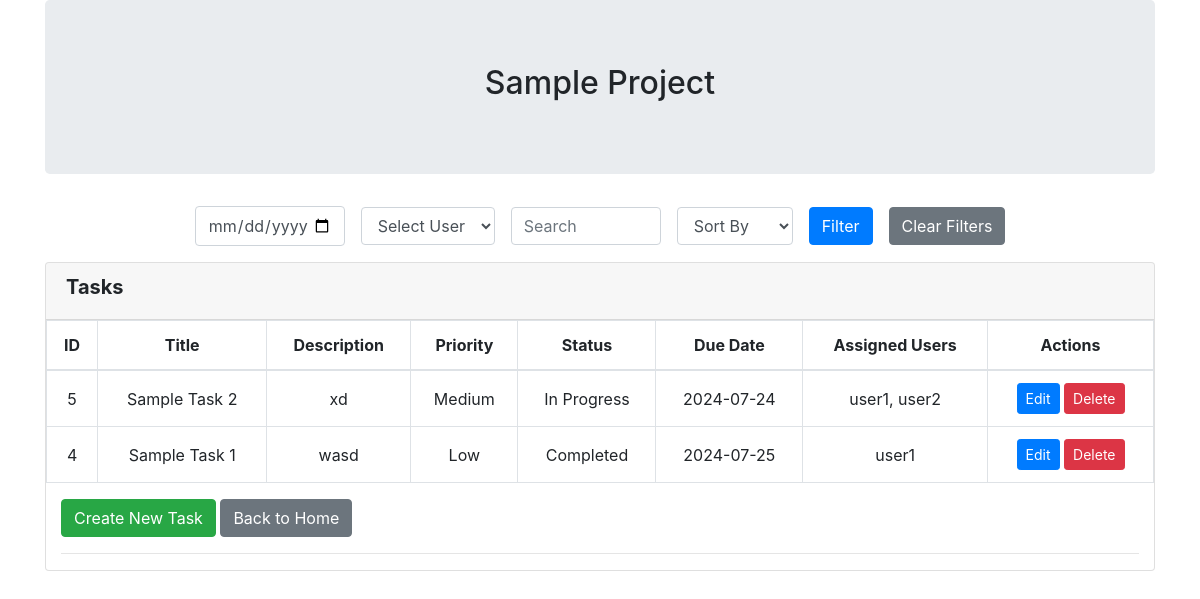
Screenshot of /view_project.php?project_id=1 (signed in) with the database file from the repository.
### tables this page shows
CREATE TABLE `projects` (
  `project_id` int(11) NOT NULL,
  `user_id` int(11) NOT NULL,
  `name` varchar(255) NOT NULL,
  `status` enum('Not Started','In Progress','Completed') NOT NULL,
  `created_at` timestamp NOT NULL DEFAULT current_timestamp(),
  `start_date` date NOT NULL,
  `end_date` date NOT NULL
);

CREATE TABLE `tasks` (
  `task_id` int(11) NOT NULL,
  `project_id` int(11) NOT NULL,
  `title` varchar(255) NOT NULL,
  `description` text NOT NULL,
  `priority` enum('Low','Medium','High') NOT NULL,
  `status` enum('Not Started','In Progress','Completed') DEFAULT 'Not Started',
  `due_date` date NOT NULL,
  `created_at` timestamp NOT NULL DEFAULT current_timestamp()
);

### view_project.php (the view, shortened to what this page needs)
<?php
require_once "db_connect.php";
$project = null;
$result_tasks = null;
if (isset($_GET['project_id'])) {
    $project_id = $_GET['project_id'];
    $stmt = $conn->prepare("SELECT * FROM projects WHERE project_id = ?");
    $stmt->bind_param("i", $project_id);
    $stmt->execute();
    $result_project = $stmt->get_result();
    if ($result_project->num_rows > 0) {
        $project = $result_project->fetch_assoc();
        $due_date = $_GET['due_date'] ?? '';
        $search = $_GET['search'] ?? '';
        $sort_by = $_GET['sort_by'] ?? '';
        $query = "SELECT tasks.*, GROUP_CONCAT(users.username SEPARATOR ', ') AS assigned_users
        FROM tasks
        LEFT JOIN task_users ON tasks.task_id = task_users.task_id
        LEFT JOIN users ON task_users.user_id = users.id
        WHERE tasks.project_id = $project_id";
    $query .= " GROUP BY tasks.task_id";
    if (!empty($sort_by)) {
        if ($sort_by === 'priority') {
            $query .= " ORDER BY FIELD(tasks.priority, 'High', 'Medium', 'Low')";
        } else {
            $query .= " ORDER BY " . mysqli_real_escape_string($conn, $sort_by);
        }
    } else {
        $query .= " ORDER BY FIELD(tasks.priority, 'High', 'Medium', 'Low')";
    }
    $result_tasks = $conn->query($query);
    } else {
        header('Location: home.php');
        exit();
    }
} else {
    header('Location: home.php');
    exit();
}
?>
<!DOCTYPE html>
<html>
<head>
    <link rel="stylesheet" href="https://maxcdn.bootstrapcdn.com/bootstrap/4.0.0/css/bootstrap.min.css">
</head>
<body>
    <div class="container container-main">
        <div class="jumbotron text-center">
            <h2><?php echo htmlspecialchars($project['name'] ?? ''); ?></h2>
        </div>
        <div class="filter-form-container">
            <form method="GET" class="filter-form" id="filter-form">
                <div class="form-group">
                    <input type="date" name="due_date" id="due_date" class="form-control" placeholder="Due Date" value="<?php echo htmlspecialchars($due_date); ?>">
                </div>
                <div class="form-group">
                    <select name="assigned_user" id="assigned_user" class="form-control">
                        <option value="">Select User</option>
                    </select>
                </div>
                <div class="form-group">
                    <input type="text" name="search" id="search" class="form-control" placeholder="Search" value="<?php echo htmlspecialchars($search); ?>">
                </div>
                <div class="form-group">
                    <select name="sort_by" id="sort_by" class="form-control">
                        <option value="">Sort By</option>
                    </select>
                </div>
                <button type="submit" class="btn btn-primary">Filter</button>
                <button type="button" class="btn btn-secondary" onclick="clearFilters()">Clear Filters</button>
            </form>
        </div>
        <div class="card card-outline card-success">
                <div class="card-header">
                    <h5><b>Tasks</b></h5>
        </div>
        <div class="card-body p-0">
        <table class="table table-bordered">
            <thead>
                <tr>
                    <th>ID</th>
                    <th>Title</th>
                    <th>Description</th>
                    <th>Priority</th>
                    <th>Status</th>
                    <th>Due Date</th>
                    <th>Assigned Users</th>
                    <th>Actions</th>
                </tr>
            </thead>
            <tbody>
                <?php if ($result_tasks): ?>
                    <?php while ($row = $result_tasks->fetch_assoc()): ?>
                        <tr>
                            <td><?php echo $row['task_id']; ?></td>
                            <td><?php echo $row['title']; ?></td>
                            <td><?php echo $row['description']; ?></td>
                            <td><?php echo $row['priority']; ?></td>
                            <td><?php echo $row['status']; ?></td>
                            <td><?php echo $row['due_date']; ?></td>
                            <td><?php echo $row['assigned_users']; ?></td>
                            <td class="action-buttons">
                            <button
                                onclick="editTask(
                                    '<?php echo $row['task_id']; ?>',
                                    '<?php echo htmlspecialchars($row['title'], ENT_QUOTES); ?>',
                                    '<?php echo htmlspecialchars($row['description'], ENT_QUOTES); ?>',
                                    '<?php echo $row['priority']; ?>',
                                    '<?php echo $row['status']; ?>',
                                    '<?php echo $row['due_date']; ?>'
                                )"
                                class="btn btn-primary btn-sm">Edit</button>
                            <button
                                type="button"
                                class="btn btn-danger btn-sm"
                                onclick="confirmDeleteTask('<?php echo $row['task_id']; ?>')">Delete</button>
                        </td>
                        </tr>
                    <?php endwhile; ?>
                <?php else: ?>
                    <tr>
                        <td colspan="8">No tasks found.</td>
                    </tr>
                <?php endif; ?>
            </tbody>
        </table>
        </div>
    <div class="container">
        <button type="button" class="btn btn-success" data-toggle="modal" data-target="#createTaskModal">
            Create New Task
        </button>
        <a href="home.php" class="btn btn-secondary">Back to Home</a>
        <hr>
    </div>
</body>
</html>

### view_project.php (style rules this page uses)
.table th, .table td { text-align: center; vertical-align: middle; }
.action-buttons { justify-content: center; }
.filter-form-container { display: flex; justify-content: center; margin: 1em 0; }
.filter-form { display: flex; align-items: center; gap: 1em; }
.filter-form .form-group { margin-bottom: 0; }
.form-control { width: auto; max-width: 150px; }

### rows the page displays
projects: name "Sample Project"
tasks: task_id "5", title "Sample Task 2", description "xd", priority "Medium", status "In Progress", due_date "2024-07-24", assigned_users "user1, user2"
tasks: task_id "4", title "Sample Task 1", description "wasd", priority "Low", status "Completed", due_date "2024-07-25", assigned_users "user1"
